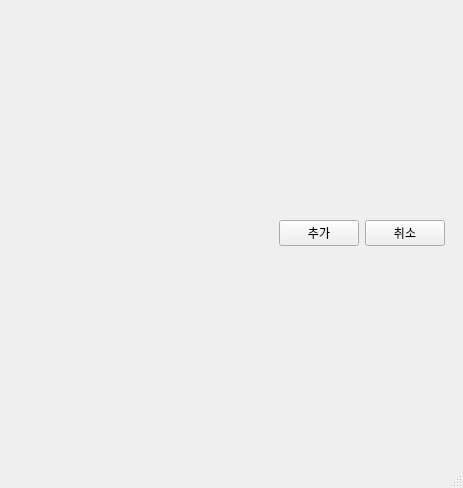
<?xml version="1.0" encoding="UTF-8"?>
<ui version="4.0">
 <class>MainWindow</class>
 <widget class="QMainWindow" name="MainWindow">
  <property name="geometry">
   <rect>
    <x>0</x>
    <y>0</y>
    <width>463</width>
    <height>488</height>
   </rect>
  </property>
  <property name="windowTitle">
   <string>MainWindow</string>
  </property>
  <widget class="QWidget" name="centralwidget">
   <layout class="QVBoxLayout" name="verticalLayout">
    <item>
     <widget class="EmployeeContent" name="content" native="true">
      <property name="minimumSize">
       <size>
        <width>0</width>
        <height>0</height>
       </size>
      </property>
     </widget>
    </item>
    <item>
     <widget class="QWidget" name="btns" native="true">
      <layout class="QHBoxLayout" name="horizontalLayout">
       <item>
        <spacer name="horizontalSpacer">
         <property name="orientation">
          <enum>Qt::Horizontal</enum>
         </property>
         <property name="sizeHint" stdset="0">
          <size>
           <width>40</width>
           <height>20</height>
          </size>
         </property>
        </spacer>
       </item>
       <item>
        <widget class="QPushButton" name="btn_add">
         <property name="text">
          <string>추가</string>
         </property>
        </widget>
       </item>
       <item>
        <widget class="QPushButton" name="btn_cancel">
         <property name="text">
          <string>취소</string>
         </property>
        </widget>
       </item>
      </layout>
     </widget>
    </item>
    <item>
     <widget class="EmployeeTableViewWidget" name="table" native="true"/>
    </item>
   </layout>
  </widget>
  <widget class="QMenuBar" name="menubar">
   <property name="geometry">
    <rect>
     <x>0</x>
     <y>0</y>
     <width>463</width>
     <height>26</height>
    </rect>
   </property>
  </widget>
  <widget class="QStatusBar" name="statusbar"/>
 </widget>
 <customwidgets>
  <customwidget>
   <class>EmployeeContent</class>
   <extends>QWidget</extends>
   <header>ui/designer/ui_content_employee.h</header>
   <container>1</container>
  </customwidget>
  <customwidget>
   <class>EmployeeTableViewWidget</class>
   <extends>QWidget</extends>
   <header>ui/table_view/employee_table_view.h</header>
   <container>1</container>
  </customwidget>
 </customwidgets>
 <resources/>
 <connections>
  <connection>
   <sender>btn_add</sender>
   <signal>clicked()</signal>
   <receiver>MainWindow</receiver>
   <slot>execAddOrUpdate()</slot>
   <hints>
    <hint type="sourcelabel">
     <x>133</x>
     <y>264</y>
    </hint>
    <hint type="destinationlabel">
     <x>8</x>
     <y>269</y>
    </hint>
   </hints>
  </connection>
  <connection>
   <sender>btn_cancel</sender>
   <signal>clicked()</signal>
   <receiver>MainWindow</receiver>
   <slot>execCancel()</slot>
   <hints>
    <hint type="sourcelabel">
     <x>413</x>
     <y>273</y>
    </hint>
    <hint type="destinationlabel">
     <x>505</x>
     <y>269</y>
    </hint>
   </hints>
  </connection>
 </connections>
 <slots>
  <slot>execAddOrUpdate()</slot>
  <slot>execCancel()</slot>
 </slots>
</ui>
